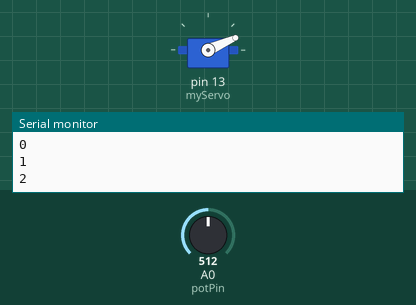
The sketch below on a simulated Arduino Uno, built with avr-gcc and run on an emulated ATmega328P. On the bench: servo, the last lines printed to the serial monitor. The test bench sets the inputs (shaded band); at power-on: A0 (potPin) = 512. Random numbers use the default seed unless the sketch sets one.

Above: at 1.3 s.
1.4 s: A0 (potPin) set to 390
At 2.6 s:
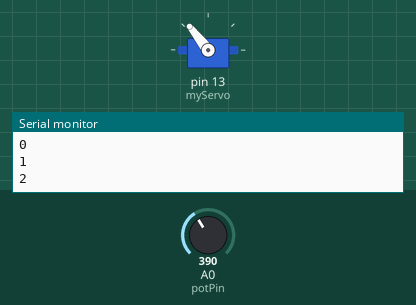
4.4 s: A0 (potPin) set to 410
At 4.8 s:
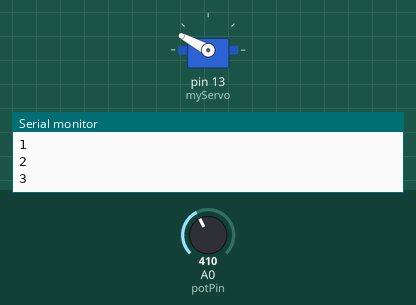
Timing chart, 0 to 19.4 s (numbered marks = the images above; inputs shaded):
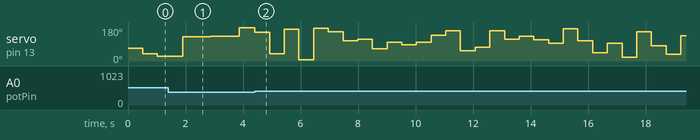

The sketch:

Moving_Target.ino
```cpp
#include <Servo.h>

Servo myServo;  // create a servo object

int const potPin = A0; // analog pin used to connect the potentiometer
int potVal;  // variable to read the value from the analog pin
int angle;   // variable to hold the angle for the servo motor
int const led = 7;
int n = 0;
int threshold = 400;
int starttime;
int curtime = 0;
int score;

void setup() {
  myServo.attach(13); // attaches the servo on pin 9 to the servo object
  Serial.begin(9600); // open a serial connection to your computer
  myServo.write(0);
  while (threshold > analogRead(potPin)){
    digitalWrite(led, HIGH);
    delay(10);
  }

  starttime = millis();
  Serial.println("0");
  while (curtime - starttime <= 30000){
    //Serial.println(curtime - starttime);

    angle = random(180);

    // print out the angle for the servo motor
    //Serial.print(", angle: ");
    //Serial.println(angle);

    // set the servo position
    myServo.write(angle);
    delay(500);

    digitalWrite(led, HIGH);


    while (n <= random(30,100)){
      potVal = analogRead(potPin);
      //Serial.print("potVal: ");
      //Serial.println(potVal);
      if (potVal > threshold){
        digitalWrite(led, LOW);
        n = 200;
        score += 1;
        Serial.println(score);
      }
      else{
        n += 1;
      }
      delay(10);
    }

    n = 0;
    digitalWrite(led, LOW);
    curtime = millis();
  }
  digitalWrite(led, LOW);
  myServo.write(0);
}

void loop() {
}
```
